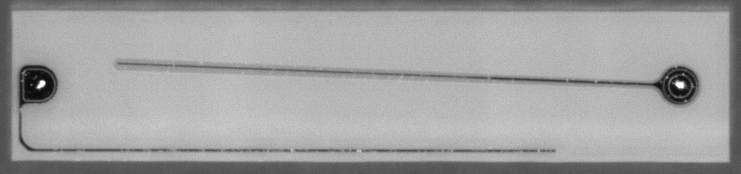
#> input picture backup-191/image_proces_new/tf2trt/test_img/0945Y/0001_16_IMAGE3#4232_2207_4973_2381_0_0_0_0.bmp, 741 x 174 px
$ python -i retrive_contours.py   (imports and definitions only)
#> lines starting #> are read from the running program, lines starting #| are printed output that depends on the picture; after the words box and inside, x2 and y2 are one past the last pixel; in counts of white or black regions, pixels touching at a corner belong together
#> further down, picture is the input picture: shape (174, 741, 3); min 10, max 255, mean 162
import cv2
import time

def __thresholdMinMax(gray_img, lower_threshold, upper_threshold, inverted=True):
    '''
    args:
        gray_img: 单通道的灰度图
        lower_threshold(int): 阈值下界
        upper_threshold(int): 阈值上界
        inverted(bool): 是否取反
    '''
    thr = cv2.inRange(gray_img, lower_threshold, upper_threshold)
    if inverted:
        thr = cv2.bitwise_not(thr)
    return thr

def retrive_contours_binary(img, lower_thr, upper_thr, struct_element_tuple, inverted=True):

    # # 滤波去噪
    # img = cv2.GaussianBlur(img, (5, 5), 0)

    # time_start = time.time()
    thresh = __thresholdMinMax(img, lower_thr, upper_thr, inverted)
    # [5 lines of commented-out code are left out]

    kernel = cv2.getStructuringElement(cv2.MORPH_RECT, struct_element_tuple)
    thresh = cv2.morphologyEx(thresh, cv2.MORPH_OPEN, kernel)

    # time_2 = time.time()
    # print(f"time morphology: {time_2 - time_1}")

    # contours, _ = cv2.findContours(image=thresh, mode=cv2.RETR_EXTERNAL, method=cv2.CHAIN_APPROX_NONE)
    contours, _ = cv2.findContours(image=thresh, mode=cv2.RETR_TREE, method=cv2.CHAIN_APPROX_NONE)
    # time_4 = time.time()
    # print(f"time contours: {time_4 - time_2}")
    return contours

def retrive_contours_edge(img, Canny_thrs=(100, 300), close_struct=(3, 3)):
#> called with Canny_thrs = (100, 300), close_struct = (3, 3)
    time_start = time.time()
    # 滤波去噪(中值滤波保留边缘信息)
    # img = cv2.GaussianBlur(img, (5, 5), 0)
    # img = cv2.medianBlur(img, 5)
    # 边缘检测
    edges = cv2.Canny(
        image=img,
        threshold1=Canny_thrs[0],
        threshold2=Canny_thrs[1]
    )
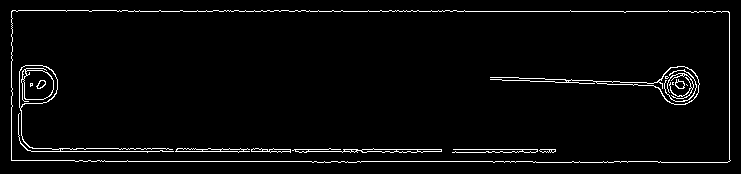
#> edges: shape (174, 741); 3.1% white in thin lines or dots, all inside (x1, y1, x2, y2) = (11, 10, 731, 163)
    time_edge_end = time.time()
    # print(f"time edges detection: {time_edge_end - time_start}")
    # 形态学运算扩展边缘
    kernel = cv2.getStructuringElement(cv2.MORPH_RECT, close_struct)
    edges = cv2.dilate(edges, kernel, iterations=1)
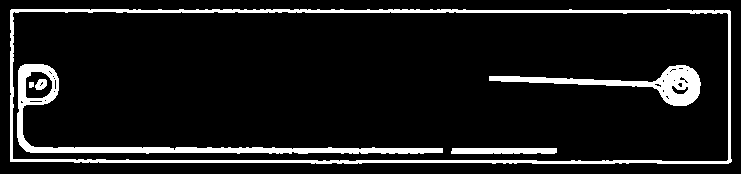
#> edges: shape (174, 741); 9.4% white; 6 white regions, box (x1, y1, x2, y2) and area: (10, 9, 732, 164) 5524, (17, 64, 443, 154) 3554, (489, 65, 701, 106) 2260, (451, 148, 557, 154) 621, (35, 79, 47, 90) 98, (29, 82, 34, 88) 28
    edges = cv2.morphologyEx(edges, cv2.MORPH_CLOSE, kernel)
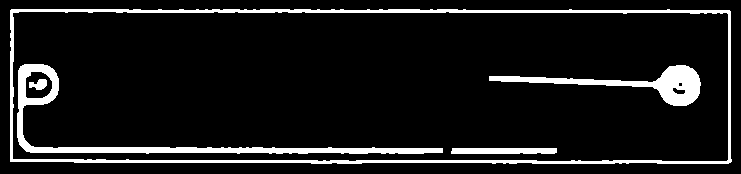
#> edges: shape (174, 741); 9.5% white; 5 white regions
    time_morph_end = time.time()
    # print(f"time morphology: {time_morph_end - time_edge_end}")
    # 查找轮廓
    contours, _ = cv2.findContours(edges, cv2.RETR_EXTERNAL, cv2.CHAIN_APPROX_SIMPLE)
#> contours = 1 contour; box (x1, y1, x2, y2) and area: (10, 9, 732, 164) 109893
    time_contour_end = time.time()
    # print(f"time contour find: {time_contour_end - time_morph_end}")
    # # 填充轮廓内部
    # edges = cv2.drawContours(edges, contours, -1, (255), thickness=cv2.FILLED)
    # edges = cv2.morphologyEx(edges, cv2.MORPH_OPEN, kernel, iterations=1)

    return contours, edges

>>> import cv2
>>> picture = cv2.imread('../../image_proces_new/tf2trt/test_img/0945Y/0001_16_IMAGE3#4232_2207_4973_2381_0_0_0_0.bmp')
>>> result = retrive_contours_edge(picture)
